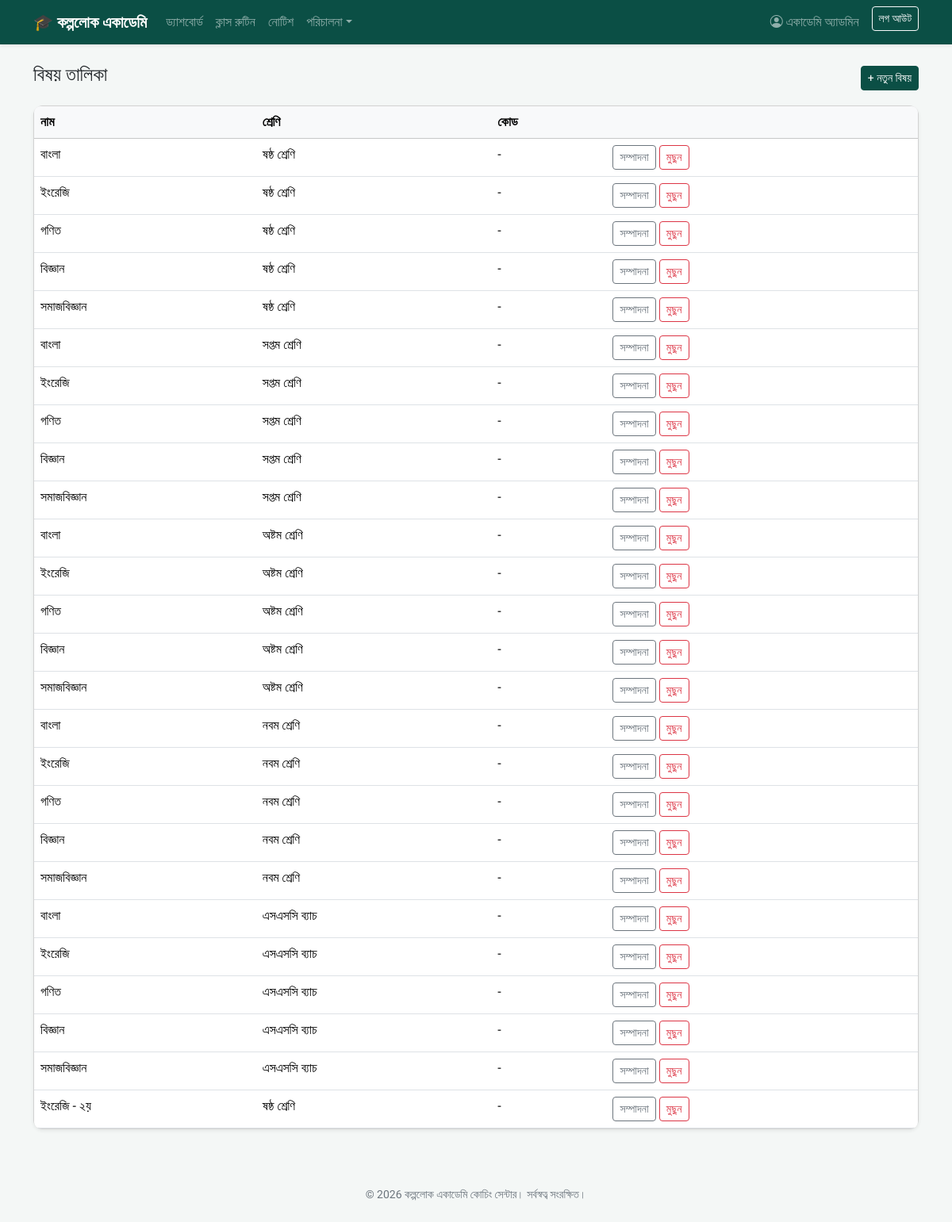
Page /subjects/ (signed in) on the committed database.
### accounts/models.py (models this page shows, shortened)
class User(AbstractUser):
    class Role(models.TextChoices):
        ADMIN = "ADMIN", "Admin"
        TEACHER = "TEACHER", "Teacher"
        STUDENT = "STUDENT", "Student"
    role = models.CharField(max_length=10, choices=Role.choices, default=Role.STUDENT)
    phone = models.CharField(max_length=20, blank=True)
    photo = models.ImageField(upload_to="profiles/", blank=True, null=True)
    address = models.CharField(max_length=255, blank=True)
    def is_admin_role(self):
        return self.role == self.Role.ADMIN or self.is_superuser
    def is_teacher_role(self):
        return self.role == self.Role.TEACHER
    def is_student_role(self):
        return self.role == self.Role.STUDENT

### academy/models.py (models this page shows, shortened)
class Subject(models.Model):
    name = models.CharField(max_length=100)
    school_class = models.ForeignKey(SchoolClass, on_delete=models.CASCADE, related_name="subjects")
    code = models.CharField(max_length=20, blank=True)
    class Meta:
        unique_together = ("name", "school_class")

class SchoolClass(models.Model):
    name = models.CharField(max_length=100, unique=True, help_text="যেমনঃ ষষ্ঠ শ্রেণি, SSC ব্যাচ")
    section = models.CharField(max_length=50, blank=True)
    order = models.PositiveIntegerField(default=0, help_text="তালিকায় ক্রম নির্ধারণের জন্য")
    class Meta:
        ordering = ["order", "name"]
    def __str__(self):
        return f"{self.name}{(' - ' + self.section) if self.section else ''}"

### accounts/decorators.py (the view)
        @login_required
        def wrapped(request, *args, **kwargs):
            if not role_check(request.user):
                raise PermissionDenied("এই পাতাটি দেখার অনুমতি আপনার নেই।")
            return view_func(request, *args, **kwargs)

### academy/views.py (called while the page is built)
@admin_required
def subject_list(request):
    subjects = Subject.objects.select_related("school_class").all()
    return render(request, "academy/subject_list.html", {"subjects": subjects})

### templates/academy/subject_list.html (shortened to what this page needs)
{% extends "base.html" %}
{% block content %}
<div class="d-flex justify-content-between align-items-center mb-3">
    <h4>বিষয় তালিকা</h4>
    <a href="{% url 'subject_add' %}" class="btn btn-brand btn-sm">+ নতুন বিষয়</a>
</div>
<div class="card shadow-sm">
    <div class="table-responsive">
        <table class="table table-hover mb-0">
            <thead class="table-light"><tr><th>নাম</th><th>শ্রেণি</th><th>কোড</th><th></th></tr></thead>
            <tbody>
            {% for s in subjects %}
                <tr>
                    <td>{{ s.name }}</td>
                    <td>{{ s.school_class }}</td>
                    <td>{{ s.code|default:"-" }}</td>
                    <td>
                        <a href="{% url 'subject_edit' s.pk %}" class="btn btn-sm btn-outline-secondary">সম্পাদনা</a>
                        <a href="{% url 'subject_delete' s.pk %}" class="btn btn-sm btn-outline-danger">মুছুন</a>
                    </td>
                </tr>
            {% empty %}
                <tr><td colspan="4" class="text-center text-muted py-4">কোনো বিষয় নেই।</td></tr>
            {% endfor %}
            </tbody>
        </table>
    </div>
</div>
{% endblock %}

### templates/base.html (shortened to what this page needs)
{% load static %}
<!DOCTYPE html>
<html lang="bn">
<head>
    <link href="https://cdn.jsdelivr.net/npm/bootstrap@5.3.3/dist/css/bootstrap.min.css" rel="stylesheet">
    <link href="https://cdn.jsdelivr.net/npm/bootstrap-icons@1.11.3/font/bootstrap-icons.css" rel="stylesheet">
</head>
<body>
<nav class="navbar navbar-expand-lg navbar-dark brand-green mb-4 shadow-sm">
    <div class="container">
        <a class="navbar-brand" href="{% url 'home' %}">🎓 কল্পলোক একাডেমি</a>
        <div class="collapse navbar-collapse" id="navMenu">
            <ul class="navbar-nav me-auto mb-2 mb-lg-0">
                {% if user.is_authenticated %}
                    <li class="nav-item"><a class="nav-link" href="{% url 'dashboard' %}">ড্যাশবোর্ড</a></li>
                    <li class="nav-item"><a class="nav-link" href="{% url 'routine_list' %}">ক্লাস রুটিন</a></li>
                    <li class="nav-item"><a class="nav-link" href="{% url 'notice_list' %}">নোটিশ</a></li>
                    {% if user.is_admin_role %}
                        <li class="nav-item dropdown">
                            <a class="nav-link dropdown-toggle" href="#" data-bs-toggle="dropdown">পরিচালনা</a>
                        </li>
                    {% endif %}
                {% endif %}
            </ul>
            <ul class="navbar-nav">
                {% if user.is_authenticated %}
                    <li class="nav-item"><a class="nav-link" href="{% url 'profile' %}"><i class="bi bi-person-circle"></i> {{ user.get_full_name|default:user.username }}</a></li>
                    <li class="nav-item">
                        <form method="post" action="{% url 'logout' %}" class="d-inline">
                            <button class="btn btn-outline-light btn-sm ms-2" type="submit">লগ আউট</button>
                        </form>
                    </li>
                {% else %}
                    <li class="nav-item"><a class="nav-link" href="{% url 'login' %}">লগইন</a></li>
                {% endif %}
            </ul>
        </div>
    </div>
</nav>
<div class="container mb-5">
    {% block content %}{% endblock %}
</div>
<footer class="text-center py-4 small">
    &copy; {% now "Y" %} কল্পলোক একাডেমি কোচিং সেন্টার। সর্বস্বত্ব সংরক্ষিত।
</footer>
</body>
</html>

### templates/base.html (style rules this page uses)
body { font-family: 'Hind Siliguri', sans-serif; background-color: #f4f7f6; }
.navbar-brand { font-weight: 700; }
.brand-green { background-color: #0b4f45 !important; }
.btn-brand { background-color: #0b4f45; border-color: #0b4f45; color: #fff; }
.card { border-radius: 0.75rem; }
.table-responsive { border-radius: 0.5rem; overflow-x: auto; -webkit-overflow-scrolling: touch; }
.table-responsive table { margin-bottom: 0; }
footer { color: #6c757d; }

### rows in the picture
User: get_full_name "একাডেমি অ্যাডমিন"
Subject: name "বাংলা", school_class "ষষ্ঠ শ্রেণি", code "-"
Subject: name "ইংরেজি", school_class "ষষ্ঠ শ্রেণি", code "-"
Subject: name "গণিত", school_class "ষষ্ঠ শ্রেণি", code "-"
Subject: name "বিজ্ঞান", school_class "ষষ্ঠ শ্রেণি", code "-"
Subject: name "সমাজবিজ্ঞান", school_class "ষষ্ঠ শ্রেণি", code "-"
Subject: name "বাংলা", school_class "সপ্তম শ্রেণি", code "-"
Subject: name "ইংরেজি", school_class "সপ্তম শ্রেণি", code "-"
Subject: name "গণিত", school_class "সপ্তম শ্রেণি", code "-"
Subject: name "বিজ্ঞান", school_class "সপ্তম শ্রেণি", code "-"
Subject: name "সমাজবিজ্ঞান", school_class "সপ্তম শ্রেণি", code "-"
Subject: name "বাংলা", school_class "অষ্টম শ্রেণি", code "-"
Subject: name "ইংরেজি", school_class "অষ্টম শ্রেণি", code "-"
Subject: name "গণিত", school_class "অষ্টম শ্রেণি", code "-"
Subject: name "বিজ্ঞান", school_class "অষ্টম শ্রেণি", code "-"
Subject: name "সমাজবিজ্ঞান", school_class "অষ্টম শ্রেণি", code "-"
Subject: name "বাংলা", school_class "নবম শ্রেণি", code "-"
Subject: name "ইংরেজি", school_class "নবম শ্রেণি", code "-"
Subject: name "গণিত", school_class "নবম শ্রেণি", code "-"
Subject: name "বিজ্ঞান", school_class "নবম শ্রেণি", code "-"
Subject: name "সমাজবিজ্ঞান", school_class "নবম শ্রেণি", code "-"
Subject: name "বাংলা", school_class "এসএসসি ব্যাচ", code "-"
Subject: name "ইংরেজি", school_class "এসএসসি ব্যাচ", code "-"
Subject: name "গণিত", school_class "এসএসসি ব্যাচ", code "-"
Subject: name "বিজ্ঞান", school_class "এসএসসি ব্যাচ", code "-"
Subject: name "সমাজবিজ্ঞান", school_class "এসএসসি ব্যাচ", code "-"
Subject: name "ইংরেজি - ২য়", school_class "ষষ্ঠ শ্রেণি", code "-"
